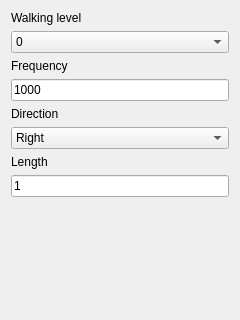
<?xml version="1.0" encoding="UTF-8"?>
<ui version="4.0">
 <class>WalkingPatternUI</class>
 <widget class="QWidget" name="WalkingPatternUI">
  <property name="geometry">
   <rect>
    <x>0</x>
    <y>0</y>
    <width>240</width>
    <height>320</height>
   </rect>
  </property>
  <property name="windowTitle">
   <string>Form</string>
  </property>
  <layout class="QFormLayout" name="formLayout">
   <item row="0" column="0">
    <widget class="QLabel" name="label">
     <property name="text">
      <string>Walking level</string>
     </property>
    </widget>
   </item>
   <item row="2" column="0">
    <widget class="QLabel" name="label_2">
     <property name="text">
      <string>Frequency</string>
     </property>
    </widget>
   </item>
   <item row="4" column="0">
    <widget class="QLabel" name="label_3">
     <property name="text">
      <string>Direction</string>
     </property>
    </widget>
   </item>
   <item row="6" column="0">
    <widget class="QLabel" name="label_4">
     <property name="text">
      <string>Length</string>
     </property>
    </widget>
   </item>
   <item row="3" column="0" colspan="2">
    <widget class="QLineEdit" name="frequency_LE">
     <property name="text">
      <string>1000</string>
     </property>
    </widget>
   </item>
   <item row="1" column="0" colspan="2">
    <widget class="QComboBox" name="level_CB">
     <item>
      <property name="text">
       <string>0</string>
      </property>
     </item>
     <item>
      <property name="text">
       <string>1</string>
      </property>
     </item>
    </widget>
   </item>
   <item row="5" column="0" colspan="2">
    <widget class="QComboBox" name="direction_CB">
     <item>
      <property name="text">
       <string>Right</string>
      </property>
     </item>
     <item>
      <property name="text">
       <string>Left</string>
      </property>
     </item>
    </widget>
   </item>
   <item row="7" column="0" colspan="2">
    <widget class="QLineEdit" name="length_LE">
     <property name="text">
      <string>1</string>
     </property>
    </widget>
   </item>
  </layout>
 </widget>
 <resources/>
 <connections/>
</ui>
